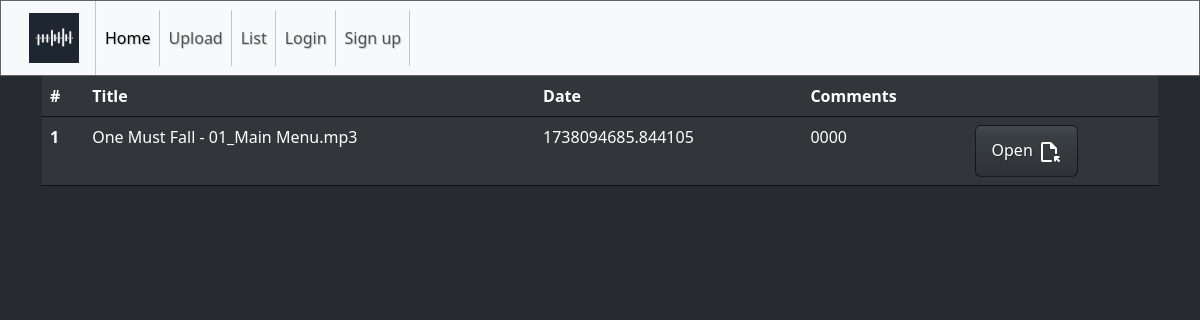
/list, run on an earlier commit of the app's database.
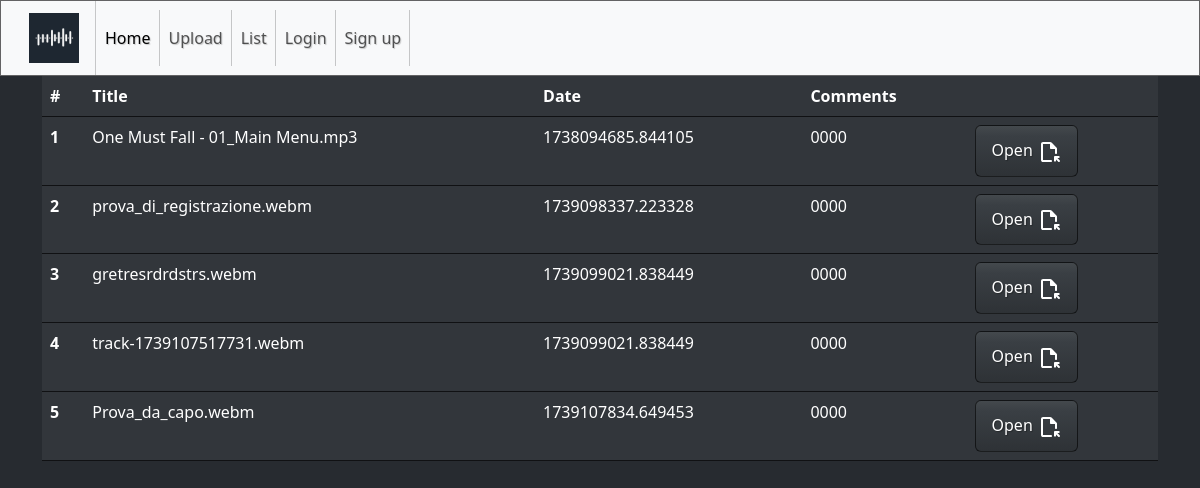
And on a later commit of the database.
### models/models.py (models this page shows, shortened)
class Track(db.Model):
    id = db.Column(db.Integer, primary_key=True)
    name = db.Column(db.String(255), nullable=False)
    local_name = db.Column(db.String(32), nullable=False)
    ts_add = db.Column( db.Float(), default=datetime.now().timestamp() )
    user_id = db.Column(db.Integer() , db.ForeignKey('user.id'))
    user = db.relationship('User', backref=db.backref('posts', lazy=True))

### blueprints/default.py (the view)
@app.route('/list')
def list():
    tracks = Track.query.all()
    return render_template('list.html', tracks=tracks)

### templates/list.html (shortened to what this page needs)
{% extends "base.html" %}
{% block content %}
<table class="table">
    <thead>
      <tr>
        <th scope="col">#</th>
        <th scope="col">Title</th>
        <th scope="col">Date</th>
        <th scope="col">Comments</th>
        <th scope="col"></th>
      </tr>
    </thead>
    <tbody>
        {% for track in tracks %}
      <tr>
        <th scope="row">{{ loop.index }}</th>
        <td>{{ track.name}}</td>
        <td>{{ track.ts_add }}</td>
        <td>0000</td>
        <td><a class="btn btn-primary" href="{{ url_for('default.play', file=track.local_name) }}">Open <span></span></a></td>
      </tr>
      {% endfor %}
    </tbody>
  </table>
  {% endblock %}

### templates/base.html (shortened to what this page needs)
<!DOCTYPE html>
<html>
    <link href="{{url_for('static', filename='css/bootstrap.min.css')}}" rel="stylesheet" >
    <link href="{{url_for('static', filename='css/slate/bootstrap.min.css')}}" rel="stylesheet">
    <link href="{{url_for('static', filename='css/style.css')}}" rel="stylesheet">
<head>
</head>
<body>
    <nav class="navbar navbar-expand-lg bg-body-tertiary">
        <div class="container-fluid">
          <a class="navbar-brand" href="#"><img src="{{url_for('static', filename='/media/images/logo.png')}}" width="50"></a>
          <div class="collapse navbar-collapse" id="navbarSupportedContent">
            <ul class="navbar-nav me-auto mb-2 mb-lg-0">
              <li class="nav-item">
                <a class="nav-link active" aria-current="page" href="/">Home</a>
              </li>
              <li class="nav-item"><a class="nav-link" href="{{ url_for('default.upload') }}">Upload</a></li>
              <li class="nav-item"><a class="nav-link" href="{{ url_for('default.list') }}">List</a></li>
              {% if not current_user.is_authenticated %}
              <li class="nav-item"><a class="nav-link" href="{{ url_for('auth.login') }}">Login</a></li>
              <li class="nav-item"><a class="nav-link" href="{{ url_for('auth.signup') }}">Sign up</a></li>
              {% endif %}
            </ul>
          </div>
        </div>
      </nav>
    <div class="container">
        {% block content %}{% endblock %}
    </div>
</body>
</html>

What changed in the data, as far as the page shows it:
added Track: name "prova_di_registrazione.webm", ts_add "1739098337.223328"
added Track: name "gretresrdrdstrs.webm", ts_add "1739099021.838449"
added Track: name "track-1739107517731.webm", ts_add "1739099021.838449"
added Track: name "Prova_da_capo.webm", ts_add "1739107834.649453"
